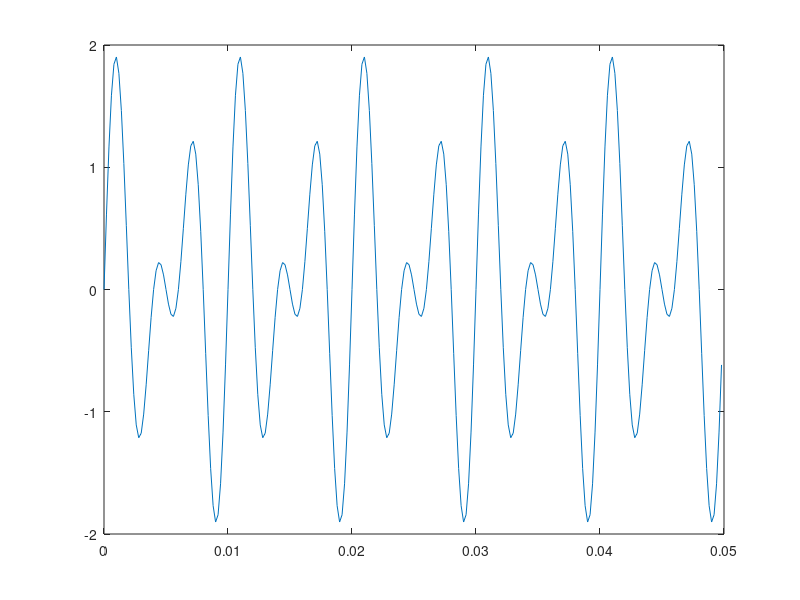

This chart was generated by the following MATLAB code:
%{
Author: Haruka Kido
EE 314L
Lab 3. Evaluating Fourier Transforms in MatLAB
Activity 2: Magnitude and Spectrum using trapz command for sine function
September 28, 2021
%}

clear
N = 250; % sets the sequence len to 250
ts = .0002; % the sampling rate
t = [0:N-1]*ts; % the time range
x = sin(2*pi*200*t) + sin(2*pi*300*t); % uses sine function rather than cos function
plot(t,x)
